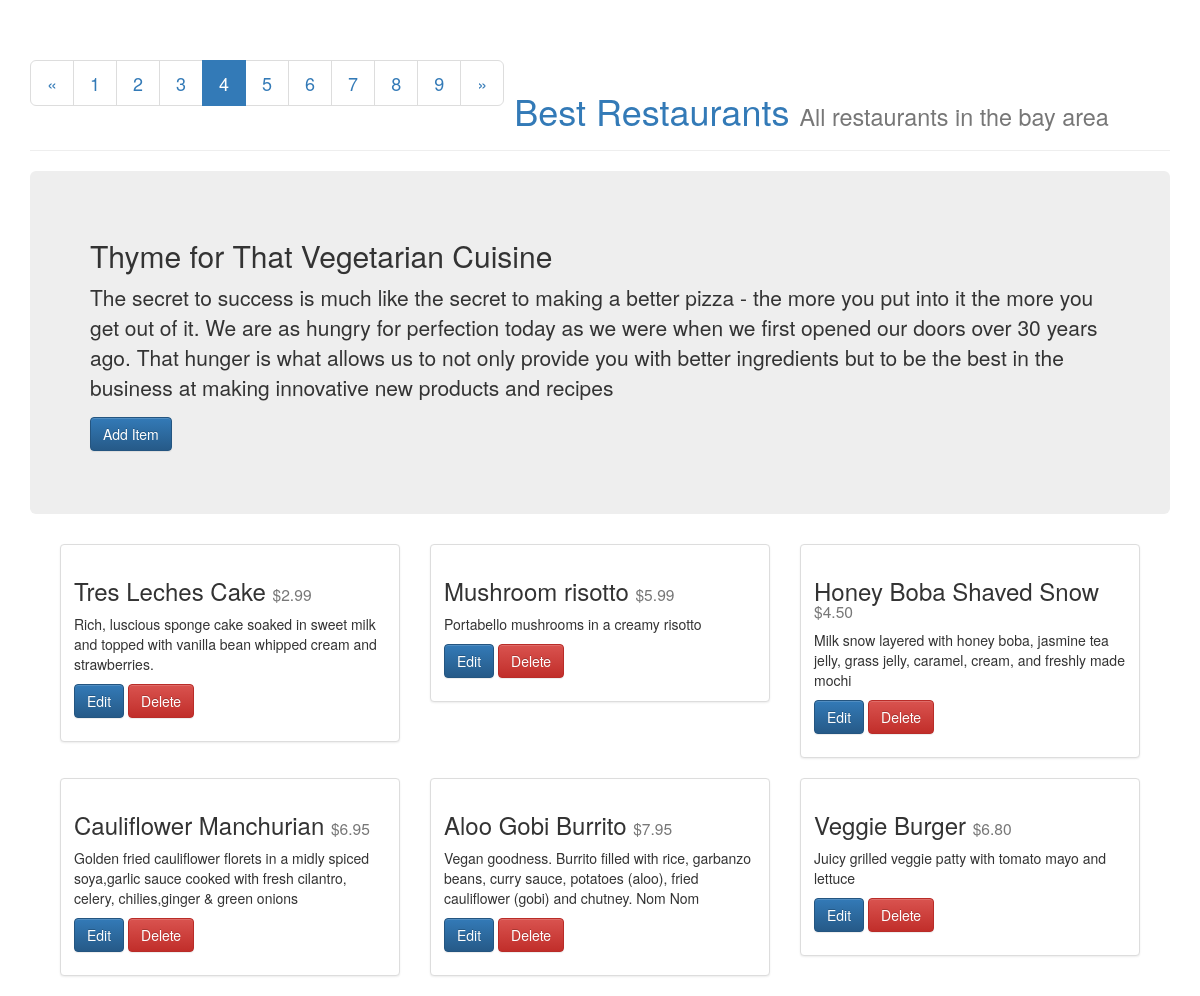
Screenshot of /restaurants/4/ with the database file from the repository.
### database_setup.py (models this page shows, shortened)
class Restaurant(Base):
    __tablename__ = 'restaurant'
    id = Column(Integer, primary_key=True)
    name = Column(String(250), nullable=False)
    description = Column(String(1000),nullable=False)

class MenuItem(Base):
    __tablename__ = 'menu_item'
    name =Column(String(80), nullable = False)
    id = Column(Integer, primary_key = True)
    description = Column(String(250))
    price = Column(String(8))
    course = Column(String(250))
    restaurant_id = Column(Integer,ForeignKey('restaurant.id'))
    restaurant = relationship(Restaurant)

### server.py (the view)
@app.route('/restaurants/<int:restaurant_id>/')
def restaurant_menu(restaurant_id):
  restaurant = session.query(Restaurant).filter_by(id = restaurant_id).one()
  count = session.query(Restaurant).count() # get no. of restaurants, for pagination
  items = session.query(MenuItem).filter_by(restaurant_id = restaurant.id)
  return render_template('menu.html', restaurant=restaurant, items=items, count=count)

### templates/menu.html (shortened to what this page needs)
<html>
<head>
	<link rel="stylesheet" href="https://maxcdn.bootstrapcdn.com/bootstrap/3.3.4/css/bootstrap.min.css">
	<link rel="stylesheet" href="https://maxcdn.bootstrapcdn.com/bootstrap/3.3.4/css/bootstrap-theme.min.css">
</head>
<body>
<div class="container">
	<div class="col-md-10 col-md-offset-1 col-sm-12 col-xs-12">
	</div>
	<div class="page-header">
		<h1>
			<ul class="pagination pagination-lg">
			  	{% if restaurant.id > 1 %}
			  		<li>
				      <a href="{{url_for('restaurant_menu', restaurant_id=restaurant.id-1)}}" aria-label="Previous">
				        <span aria-hidden="true">&laquo;</span>
				      </a>
				    </li>
				 {% else %}
				 	<li class="disabled">
				 		<a href="#">
				 			<span aria-hidden="true">&laquo;</span>
				 		</a>
				 	</li>
			  	{% endif %}
			    {% for i in range(1, count+1) %}
					{% if i == restaurant.id%}
						<li class="active"><a href="{{url_for('restaurant_menu', restaurant_id=i)}}">{{i}}</a></li>
					{% else %}
						<li><a href="{{url_for('restaurant_menu', restaurant_id=i)}}">{{i}}</a></li>
					{% endif%}
			    {% endfor %}
			    {% if restaurant.id < count %}
			  		<li>
				      <a href="{{url_for('restaurant_menu', restaurant_id=restaurant.id+1)}}" aria-label="Previous">
				        <span aria-hidden="true">&raquo;</span>
				      </a>
				    </li>
				 {% else %}
				 	<li class="disabled">
				 		<a href="#">
				 			<span aria-hidden="true">&raquo;</span>
				 		</a>
				 	</li>
			  	{% endif %}
			  </ul>
			  <a href="{{url_for('show_restaurants')}}">Best Restaurants</a>
			<small>All restaurants in the bay area</small>
		</h1>
	</div>
	<div class="jumbotron">
		<h2>{{restaurant.name}}</h2>
		<p>{{restaurant.description}}</p>
		<p><a href="{{url_for('new_menu_item', restaurant_id=restaurant.id)}}" class="btn btn-primary">Add Item</a></p>
	</div>
	<div class="col-md-12">
		{% for item in items %}
			<div class="col-md-4 col-sm-6 col-xs-6">
				<div class="thumbnail">
					<div class="caption">
						<h3>{{item.name}} <small>{{item.price}}</small> </h3>
						<p>
							{{item.description}}
						</p>
						<p>
							<a href="{{url_for('edit_menu_item', restaurant_id=restaurant.id, menu_id=item.id)}}" class="btn btn-primary">
								Edit
							</a>
							<a href="{{url_for('delete_menu_item', restaurant_id=restaurant.id, menu_id=item.id)}}" class="btn btn-danger">
								Delete
							</a>
						</p>
					</div>
				</div>
			</div>
		{% endfor %}
	</div>
</div>
</body>
</html>

### rows the page displays
Restaurant: name "Thyme for That Vegetarian Cuisine", description "The secret to success is much like the secret to making a better pizza - the more you put into it the more you get out of it. We are as hungry for perfection today as we were when we first opened our doors over 30 years ago. That hunger is what allows us to not only provide you with better ingredients but to be the best in the business at making innovative new products and recipes"
MenuItem: name "Tres Leches Cake", price "$2.99", description "Rich, luscious sponge cake soaked in sweet milk and topped with vanilla bean whipped cream and strawberries."
MenuItem: name "Mushroom risotto", price "$5.99", description "Portabello mushrooms in a creamy risotto"
MenuItem: name "Honey Boba Shaved Snow", price "$4.50", description "Milk snow layered with honey boba, jasmine tea jelly, grass jelly, caramel, cream, and freshly made mochi"
MenuItem: name "Cauliflower Manchurian", price "$6.95", description "Golden fried cauliflower florets in a midly spiced soya,garlic sauce cooked with fresh cilantro, celery, chilies,ginger & green onions"
MenuItem: name "Aloo Gobi Burrito", price "$7.95", description "Vegan goodness. Burrito filled with rice, garbanzo beans, curry sauce, potatoes (aloo), fried cauliflower (gobi) and chutney. Nom Nom"
MenuItem: name "Veggie Burger", price "$6.80", description "Juicy grilled veggie patty with tomato mayo and lettuce"

### other values shown
{{ i }} "1" "2" "3" "5" "6" "7" "8" "9"
{{ i }} "4"
